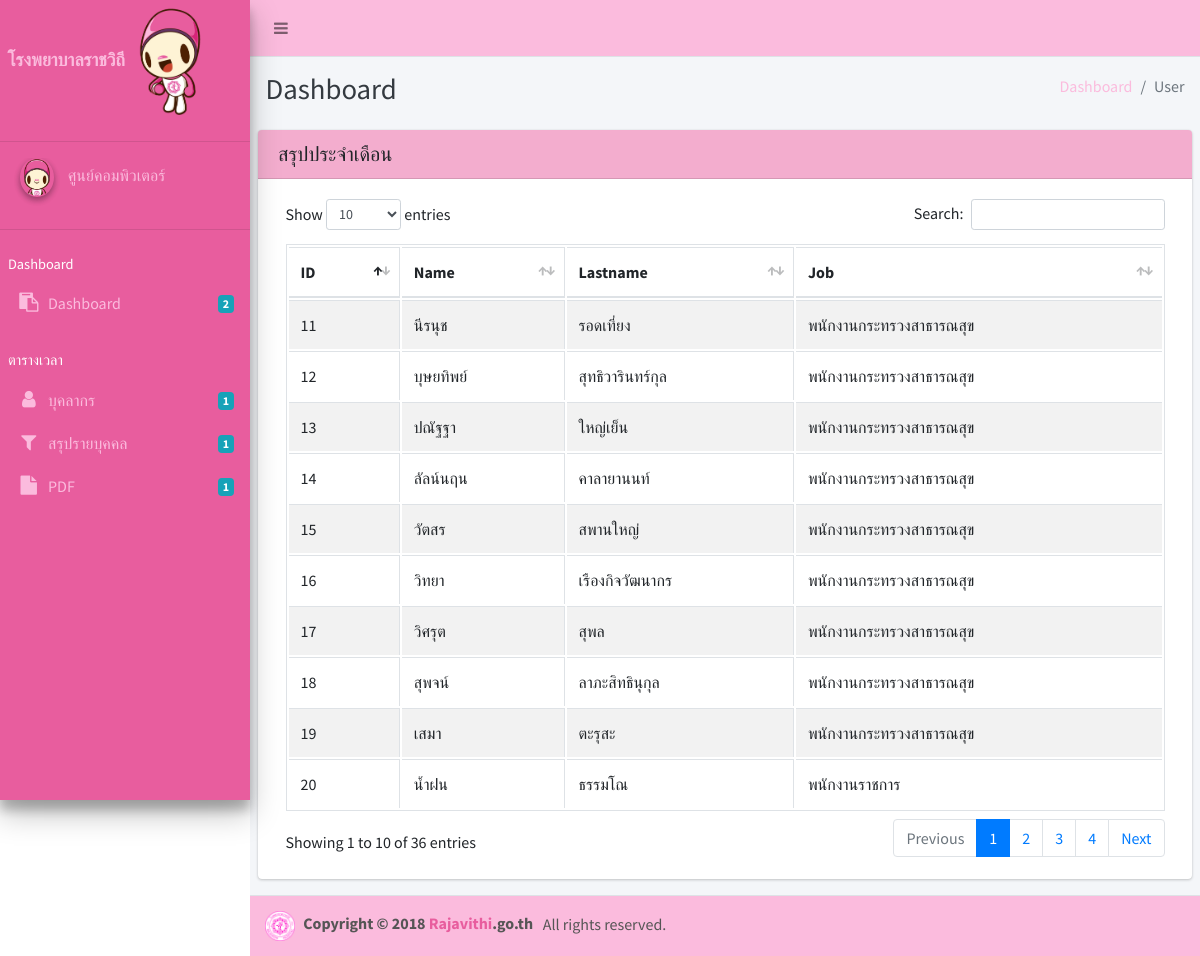
Screenshot of /user.php with the database file from the repository.
### tables this page shows
CREATE TABLE `employee` (
  `id` int(11) NOT NULL,
  `id_member` int(11) NOT NULL,
  `name` varchar(100) NOT NULL,
  `lastname` varchar(100) NOT NULL,
  `dspname` varchar(255) NOT NULL,
  `job` varchar(100) NOT NULL,
  `username` varchar(100) NOT NULL,
  `password` varchar(100) NOT NULL,
  `status_em` varchar(100) NOT NULL COMMENT 'สถานะบัญชี'
);

### user.php (the view, shortened to what this page needs)
<!DOCTYPE html>
<html lang="en">
<?php
  include "pages/head.php";
?>
<body class="hold-transition">
<div class="wrapper">
  <?php
    include "pages/nav.php";
  ?>
  <div class="content-wrapper">
    <div class="content-header">
      <div class="container-fluid">
        <div class="row mb-2">
          <div class="col-sm-6">
            <h1 class="m-0 text-dark">Dashboard</h1>
          </div>
          <div class="col-sm-6">
            <ol class="breadcrumb float-sm-right">
              <li class="breadcrumb-item"><a href="index.php">Dashboard</a></li>
              <li class="breadcrumb-item active">User</li>
            </ol>
          </div>
        </div>
      </div>
    </div>
    <section class="content">
      <div class="row">
        <div class="col-12">
          <div class="card">
            <div class="card-header">
              <h3 class="card-title">สรุปประจำเดือน</h3>
            </div>
            <div class="card-body">
              <table id="example1" class="table table-bordered table-striped">
                <thead>
                <tr>
                  <th>ID</th>
                  <th>Name</th>
                  <th>Lastname</th>
                  <th>Job</th>
                </tr>
                </thead>
                <tbody>
                  <?php
                    include "pages/connectdb.php";
                    $sql = "SELECT id_member, name, lastname, job FROM employee ORDER BY name";
                    $result = $conn->query($sql);
                    while($query=$result->fetch_array()) {
                  ?>
                      <tr>
                        <td><?php echo $query["id_member"] ?></td>
                        <td><?php echo $query["name"] ?></td>
                        <td><?php echo $query["lastname"] ?></td>
                        <td><?php echo $query["job"] ?></td>
                      </tr>
                  <?php
                    }
                  ?>
                </tbody>
              </table>
            </div>
          </div>
        </div>
      </div>
    </section>
  </div>
<?php
  include "pages/cradit.php";
?>
</body>
</html>

### rows the page displays
employee: id_member "20", name "น้ำฝน", lastname "ธรรมโณ", job "พนักงานราชการ"
employee: id_member "11", name "นีรนุช", lastname "รอดเที่ยง", job "พนักงานกระทรวงสาธารณสุข"
employee: id_member "12", name "บุษยทิพย์", lastname "สุทธิวารินทร์กุล", job "พนักงานกระทรวงสาธารณสุข"
employee: id_member "13", name "ปณัฐฐา", lastname "ใหญ่เย็น", job "พนักงานกระทรวงสาธารณสุข"
employee: id_member "14", name "ลัลน์นฤน", lastname "คาลายานนท์", job "พนักงานกระทรวงสาธารณสุข"
employee: id_member "15", name "วัตสร", lastname "สพานใหญ่", job "พนักงานกระทรวงสาธารณสุข"
employee: id_member "16", name "วิทยา", lastname "เรืองกิจวัฒนากร", job "พนักงานกระทรวงสาธารณสุข"
employee: id_member "17", name "วิศรุต", lastname "สุพล", job "พนักงานกระทรวงสาธารณสุข"
employee: id_member "18", name "สุพจน์", lastname "ลาภะสิทธินุกุล", job "พนักงานกระทรวงสาธารณสุข"
employee: id_member "19", name "เสมา", lastname "ตะรุสะ", job "พนักงานกระทรวงสาธารณสุข"
